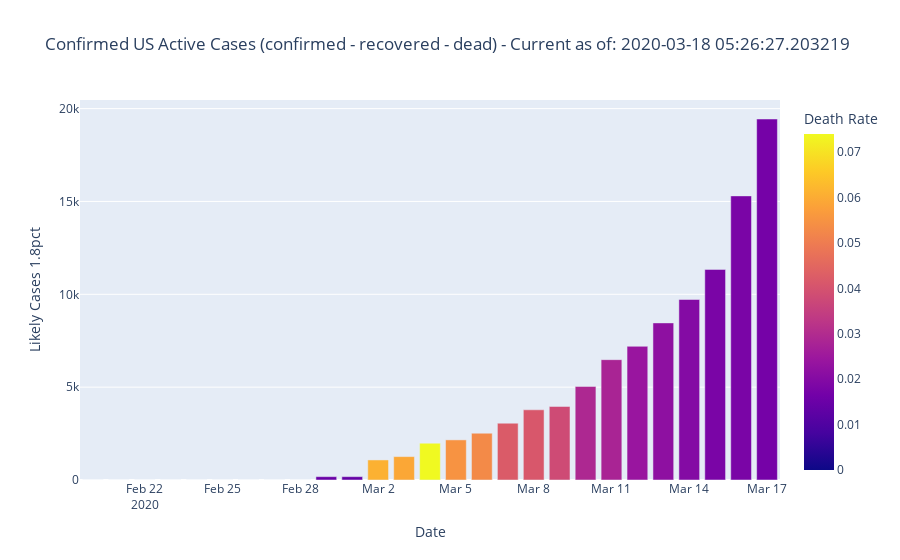

The cell this chart's notebook holds for it:
### Code cell
us_chart = px.bar(us_totals[us_totals['Date'] >= '2020-02-20'], 
    x="Date", y="Likely Cases 1.8pct", color="Death Rate", 
    title="Confirmed US Active Cases (confirmed - recovered - dead) - Current as of: "+str(NOW), 
    )
us_chart.show()

### Figure 1 — Plotly figure (JSON) as saved in the notebook; plotly's stock layout.template omitted (floating-point values rounded to 4 significant figures)
{"data": [{"alignmentgroup": "True", "hoverlabel": {"namelength": 0}, "hovertemplate": "Date=%{x}<br>Likely Cases 1.8pct=%{y}<br>Death Rate=%{marker.color}", "legendgroup": "", "marker": {"color": [0, 0, 0, 0, 0, 0, 0, 0, 0, 0.015, 0.014, 0.061, 0.059, 0.074, 0.055, 0.053, 0.042, 0.041, 0.038, 0.029, 0.028, 0.024, 0.022, 0.02, 0.018, 0.018, 0.017], "coloraxis": "coloraxis"}, "name": "", "offsetgroup": "", "orientation": "v", "showlegend": false, "textposition": "auto", "type": "bar", "x": ["2020-02-20T00:00:00", "2020-02-21T00:00:00", "2020-02-22T00:00:00", "2020-02-23T00:00:00", "2020-02-24T00:00:00", "2020-02-25T00:00:00", "2020-02-26T00:00:00", "2020-02-27T00:00:00", "2020-02-28T00:00:00", "2020-02-29T00:00:00", "2020-03-01T00:00:00", "2020-03-02T00:00:00", "2020-03-03T00:00:00", "2020-03-04T00:00:00", "2020-03-05T00:00:00", "2020-03-06T00:00:00", "2020-03-07T00:00:00", "2020-03-08T00:00:00", "2020-03-09T00:00:00", "2020-03-10T00:00:00", "2020-03-11T00:00:00", "2020-03-12T00:00:00", "2020-03-13T00:00:00", "2020-03-14T00:00:00", "2020-03-15T00:00:00", "2020-03-16T00:00:00", "2020-03-17T00:00:00"], "xaxis": "x", "y": [0, 0, 0, 0, 0, 0, 0, 0, 0, 180, 180, 1080, 1260, 1980, 2160, 2520, 3060, 3780, 3960, 5040, 6480, 7200, 8460, 9720, 11340, 15300, 19440], "yaxis": "y"}], "layout": {"autosize": true, "barmode": "relative", "coloraxis": {"colorbar": {"title": {"text": "Death Rate"}}, "colorscale": [[0, "#0d0887"], [0.1111, "#46039f"], [0.2222, "#7201a8"], [0.3333, "#9c179e"], [0.4444, "#bd3786"], [0.5556, "#d8576b"], [0.6667, "#ed7953"], [0.7778, "#fb9f3a"], [0.8889, "#fdca26"], [1, "#f0f921"]]}, "legend": {"tracegroupgap": 0}, "title": {"text": "Confirmed US Active Cases (confirmed - recovered - dead) - Current as of: 2020-03-18 05:26:27.203219"}, "xaxis": {"anchor": "y", "autorange": true, "domain": [0, 1], "range": ["2020-02-19 12:00", "2020-03-17 12:00"], "title": {"text": "Date"}, "type": "date"}, "yaxis": {"anchor": "x", "autorange": true, "domain": [0, 1], "range": [0, 20460.0], "title": {"text": "Likely Cases 1.8pct"}, "type": "linear"}}}
